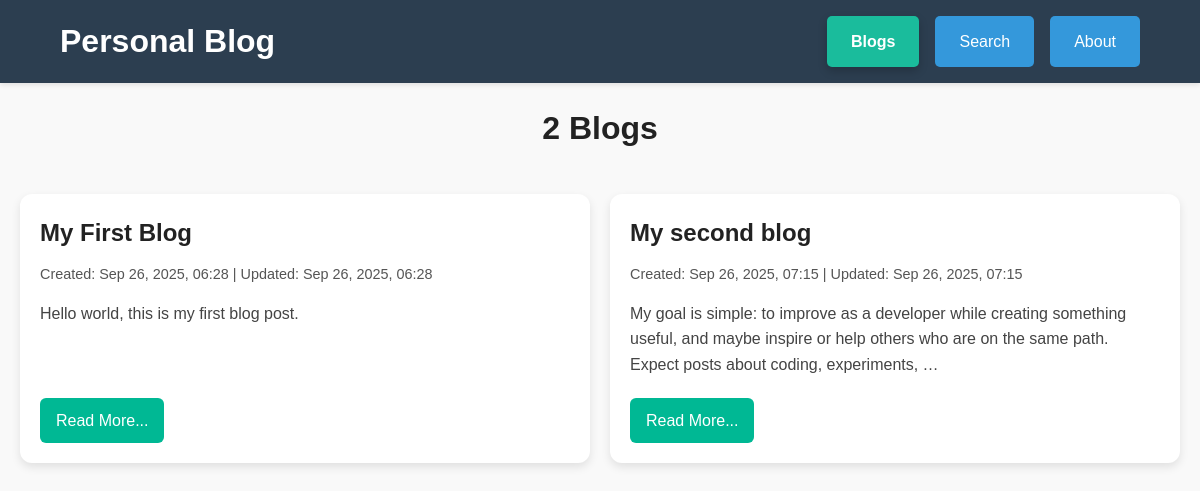
/blogs/, run on an earlier commit of the app's database.
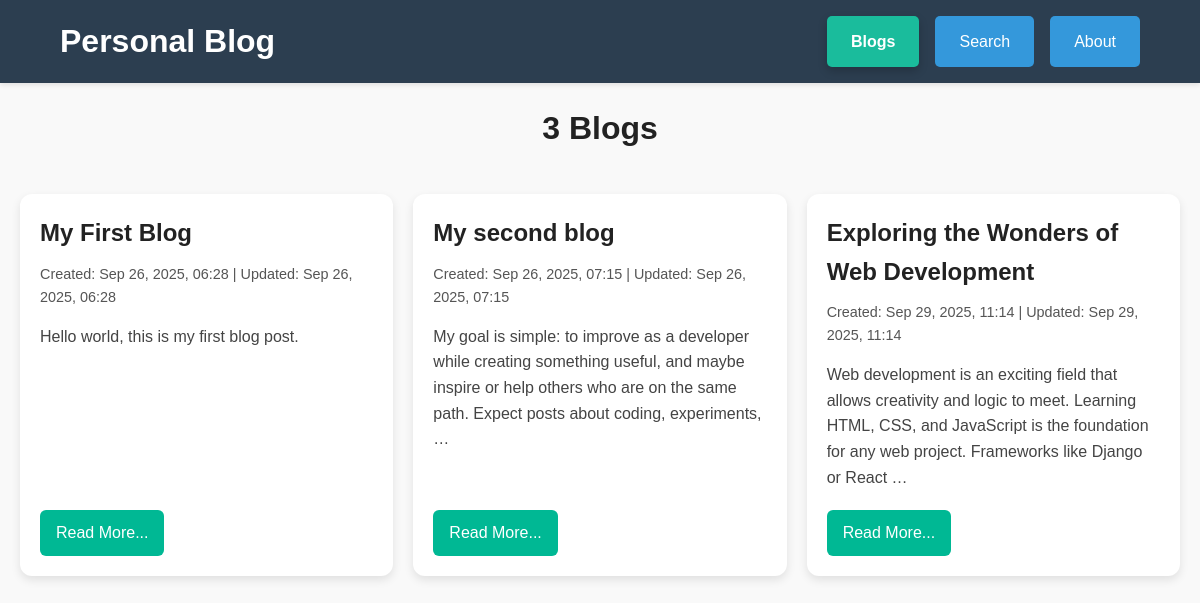
And on a later commit of the database.
### blog/models.py (models this page shows, shortened)
class Blogs(models.Model):
    title = models.CharField(max_length=200)
    content = models.TextField()
    created_at = models.DateTimeField(auto_now_add=True)
    updated_at = models.DateTimeField(null=True, blank=True)

### blog/views.py (the view)
# urls.py: path('', lambda request: redirect('blogs')),
def blogs(request):
    blogs = Blogs.objects.all().order_by('created_at')
    return render(request, 'blog/blogs.html', {'blogs': blogs})

### blog/templates/blog/blogs.html (shortened to what this page needs)
{% extends "blog/base.html" %}
{% load static %}
{% block content %}
<link rel="stylesheet" href="{% static 'blog/blogs.css' %}">
<h1 class="page-title">{{ blogs.count }} Blogs</h1>
<div class="blogs-list">
    {% for blog in blogs %}
        <div class="blog-card">
            <h2 class="blog-title">{{ blog.title }}</h2>
            <p class="blog-meta">
                Created: {{ blog.created_at|date:"M d, Y, H:i" }}
                {% if blog.updated_at and blog.updated_at != blog.created_at %}
                    | Updated: {{ blog.updated_at|date:"M d, Y, H:i" }}
                {% endif %}
            </p>
            <p class="blog-excerpt">{{ blog.content|truncatewords:30 }}</p>
            <div class="blog-buttons">
                <a href="{% url 'blog_detail' blog.id %}" class="read-more">Read More...</a>
            </div>
        </div>
    {% empty %}
        <p>No blogs available.</p>
    {% endfor %}
</div>
{% endblock %}

What changed in the data, as far as the page shows it:
added Blogs: title "Exploring the Wonders of Web Development", created_at "Sep 29, 2025, 11:14", updated_at "Sep 29, 2025, 11:14", content "Web development is an exciting field that allows creativity and logic to meet. Learning HTML, CSS, and JavaScript is the foundation for any web project. Frameworks like Django or React …"
Also different on the page:
{{ blogs.count }}: "2" → "3"
